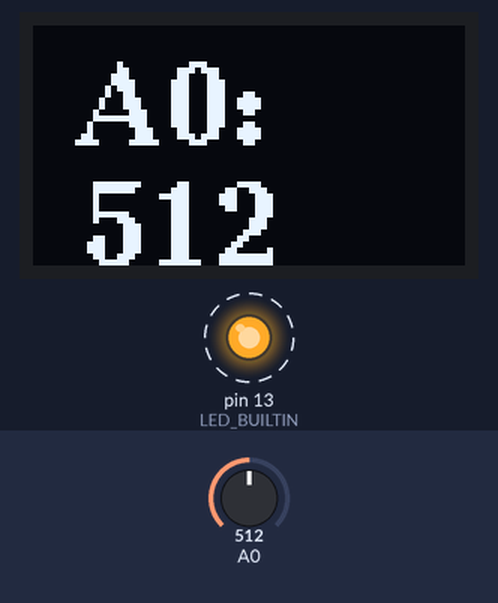
A sketch run on a simulated Arduino Uno, built with avr-gcc and run on an emulated ATmega328P. Shown: 72×40 one-colour display, output pins drawn as LEDs (lit = HIGH). Dashed ring = blinking. The inputs (shaded band) are chosen by the test bench; at power-on: A0 = 512. Random numbers use the default seed unless the sketch sets one; what the sketch prints to the serial monitor is not drawn.

Above: at 1.2 s.
1.3 s: A0 set to 716
At 1.79 s:
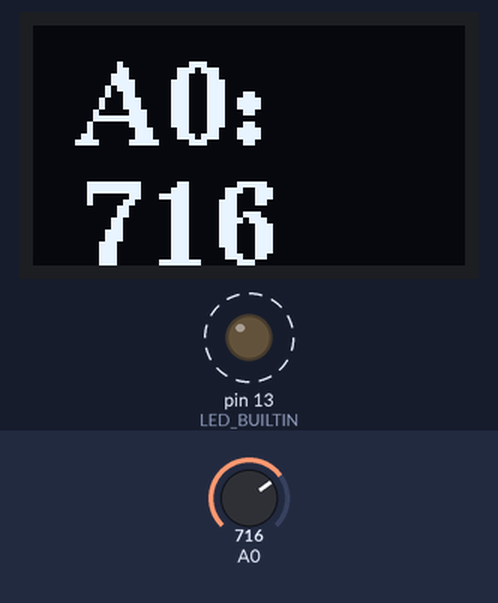
2.9 s: A0 set to 900
At 3.2 s:
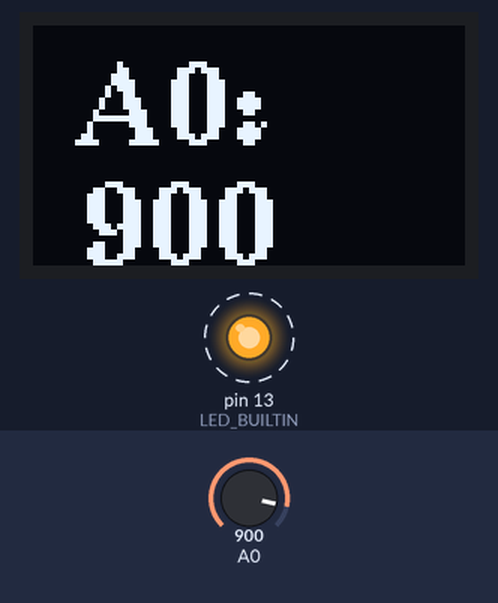
4.6 s: A0 set to 1023
At 4.81 s:
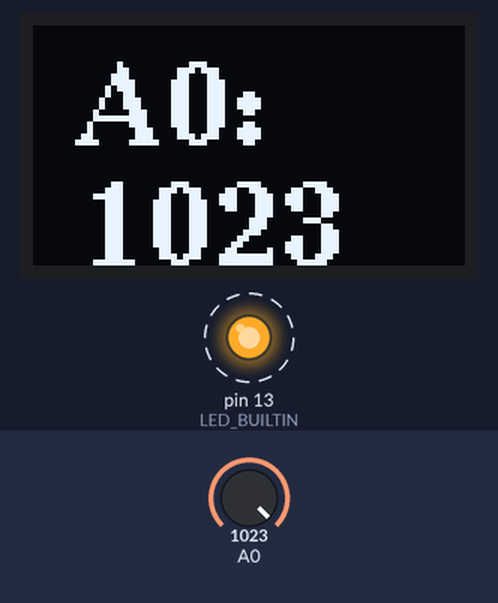
Timing chart, 0 to 12.2 s (numbered marks = the images above; inputs shaded):
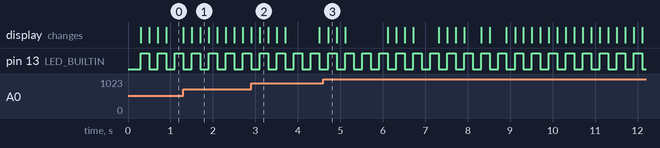

Measured:
- by itself, pin 13 (LED_BUILTIN): alternates HIGH for 0.20 s and LOW for 0.20 s

The sketch:

xiaoML-good-serial-blink-oled-digital-read.ino
```cpp
#include <U8g2lib.h>
#include <Wire.h>

// Initialize the OLED display
U8G2_SSD1306_72X40_ER_1_HW_I2C u8g2(U8G2_R2, U8X8_PIN_NONE);  // efficient buffer
// u8g2.firstPage(); do { } while (u8g2.nextPage());

// U8G2_SSD1306_72X40_ER_F_HW_I2C u8g2(U8G2_R2, U8X8_PIN_NONE); // full buffer
// u8g2.sendBuffer(); // Transfer the internal memory to the display

// Use a variable to track the last time the display was updated
unsigned long previousMillis = 0;
// Set the interval for updates (e.g., 1000ms for 1 second)
const long interval = 200;

int myA0;

void setup() {
  Serial.begin(115200);
  if (!Serial) {delay(5000);}  // to give 5 seconds to plugin serial but not demand it.
  pinMode(LED_BUILTIN, OUTPUT);

  //randomSeed(analogRead(A1));

  Serial.println("XIAOML Kit - Hello World");
  Serial.println("==========================");

  u8g2.begin();

  Serial.println("✓ Display initialized");
  Serial.println("Showing Hello World message...");
}

void loop() {
  myA0 = analogRead(A0);
  // Get the current time
  unsigned long currentMillis = millis();

  // Check if the interval has passed
  if (currentMillis - previousMillis >= interval) {
    // Save the last time the display was updated
    previousMillis = currentMillis;

    // Start the drawing sequence
    u8g2.firstPage();
    do {
      // Set font
     // u8g2.setFont(u8g2_font_ncenB08_tr);
      u8g2.setFont(u8g2_font_ncenB14_tr);


      // Display "number" centered
      u8g2.setCursor(8, 20);
      u8g2.print("A0:");
      u8g2.setCursor(8, 40);
      u8g2.print(String(myA0));

      // random pixel
      u8g2.drawPixel(random(72), random(40));

    } while (u8g2.nextPage());

    Serial.println("A0: " + String(myA0));
  }

  // Your LED blink logic can be handled separately with its own timer
  static unsigned long lastBlinkMillis = 0;
  static bool ledState = LOW;
  const long blinkInterval = 200; // Blink every 200ms

  if (currentMillis - lastBlinkMillis >= blinkInterval) {
    lastBlinkMillis = currentMillis;
    ledState = !ledState;
    digitalWrite(LED_BUILTIN, ledState);
  }

  // Other tasks can be performed here without being blocked
  // For example, reading sensor data, etc.
}
```
